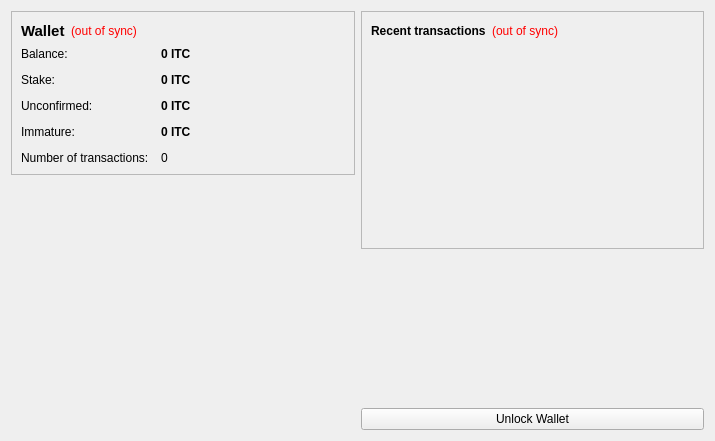
<?xml version="1.0" encoding="UTF-8"?>
<ui version="4.0">
 <class>OverviewPage</class>
 <widget class="QWidget" name="OverviewPage">
  <property name="geometry">
   <rect>
    <x>0</x>
    <y>0</y>
    <width>715</width>
    <height>441</height>
   </rect>
  </property>
  <property name="windowTitle">
   <string>Form</string>
  </property>
  <layout class="QHBoxLayout" name="horizontalLayout" stretch="1,1">
   <item>
    <layout class="QVBoxLayout" name="verticalLayout_2">
     <item>
      <widget class="QFrame" name="frame">
       <property name="frameShape">
        <enum>QFrame::StyledPanel</enum>
       </property>
       <property name="frameShadow">
        <enum>QFrame::Raised</enum>
       </property>
       <layout class="QVBoxLayout" name="verticalLayout_4">
        <item>
         <layout class="QHBoxLayout" name="horizontalLayout_4">
          <item>
           <widget class="QLabel" name="label_5">
            <property name="font">
             <font>
              <pointsize>11</pointsize>
              <weight>75</weight>
              <bold>true</bold>
             </font>
            </property>
            <property name="text">
             <string>Wallet</string>
            </property>
           </widget>
          </item>
          <item>
           <widget class="QLabel" name="labelWalletStatus">
            <property name="toolTip">
             <string>The displayed information may be out of date. Your wallet automatically synchronizes with the ETM network after a connection is established, but this process has not completed yet.</string>
            </property>
            <property name="styleSheet">
             <string notr="true">QLabel { color: red; }</string>
            </property>
            <property name="text">
             <string notr="true">(out of sync)</string>
            </property>
            <property name="alignment">
             <set>Qt::AlignLeading|Qt::AlignLeft|Qt::AlignVCenter</set>
            </property>
           </widget>
          </item>
          <item>
           <spacer name="horizontalSpacer_2">
            <property name="orientation">
             <enum>Qt::Horizontal</enum>
            </property>
            <property name="sizeHint" stdset="0">
             <size>
              <width>40</width>
              <height>20</height>
             </size>
            </property>
           </spacer>
          </item>
         </layout>
        </item>
        <item>
         <layout class="QFormLayout" name="formLayout_2">
          <property name="fieldGrowthPolicy">
           <enum>QFormLayout::AllNonFixedFieldsGrow</enum>
          </property>
          <property name="horizontalSpacing">
           <number>12</number>
          </property>
          <property name="verticalSpacing">
           <number>12</number>
          </property>
          <item row="0" column="0">
           <widget class="QLabel" name="label">
            <property name="text">
             <string>Balance:</string>
            </property>
           </widget>
          </item>
          <item row="0" column="1">
           <widget class="QLabel" name="labelBalance">
            <property name="font">
             <font>
              <weight>75</weight>
              <bold>true</bold>
             </font>
            </property>
            <property name="cursor">
             <cursorShape>IBeamCursor</cursorShape>
            </property>
            <property name="toolTip">
             <string>Your current balance</string>
            </property>
            <property name="text">
             <string notr="true">0 ITC</string>
            </property>
            <property name="textInteractionFlags">
             <set>Qt::LinksAccessibleByMouse|Qt::TextSelectableByKeyboard|Qt::TextSelectableByMouse</set>
            </property>
           </widget>
          </item>
          <item row="1" column="0">
           <widget class="QLabel" name="label_6">
            <property name="text">
             <string>Stake:</string>
            </property>
           </widget>
          </item>
          <item row="1" column="1">
           <widget class="QLabel" name="labelStake">
            <property name="font">
             <font>
              <weight>75</weight>
              <bold>true</bold>
             </font>
            </property>
            <property name="cursor">
             <cursorShape>IBeamCursor</cursorShape>
            </property>
            <property name="toolTip">
             <string>Total of coins that was staked, and do not yet count toward the current balance</string>
            </property>
            <property name="text">
             <string notr="true">0 ITC</string>
            </property>
            <property name="textInteractionFlags">
             <set>Qt::LinksAccessibleByMouse|Qt::TextSelectableByKeyboard|Qt::TextSelectableByMouse</set>
            </property>
           </widget>
          </item>
          <item row="2" column="0">
           <widget class="QLabel" name="label_3">
            <property name="text">
             <string>Unconfirmed:</string>
            </property>
           </widget>
          </item>
          <item row="2" column="1">
           <widget class="QLabel" name="labelUnconfirmed">
            <property name="font">
             <font>
              <weight>75</weight>
              <bold>true</bold>
             </font>
            </property>
            <property name="cursor">
             <cursorShape>IBeamCursor</cursorShape>
            </property>
            <property name="toolTip">
             <string>Total of transactions that have yet to be confirmed, and do not yet count toward the current balance</string>
            </property>
            <property name="text">
             <string notr="true">0 ITC</string>
            </property>
            <property name="textInteractionFlags">
             <set>Qt::LinksAccessibleByMouse|Qt::TextSelectableByKeyboard|Qt::TextSelectableByMouse</set>
            </property>
           </widget>
          </item>
          <item row="3" column="0">
           <widget class="QLabel" name="labelImmatureText">
            <property name="text">
             <string>Immature:</string>
            </property>
           </widget>
          </item>
          <item row="3" column="1">
           <widget class="QLabel" name="labelImmature">
            <property name="font">
             <font>
              <weight>75</weight>
              <bold>true</bold>
             </font>
            </property>
            <property name="toolTip">
             <string>Mined balance that has not yet matured</string>
            </property>
            <property name="text">
             <string notr="true">0 ITC</string>
            </property>
            <property name="textInteractionFlags">
             <set>Qt::LinksAccessibleByMouse|Qt::TextSelectableByKeyboard|Qt::TextSelectableByMouse</set>
            </property>
           </widget>
          </item>
          <item row="4" column="0">
           <widget class="QLabel" name="label_2">
            <property name="text">
             <string>Number of transactions:</string>
            </property>
           </widget>
          </item>
          <item row="4" column="1">
           <widget class="QLabel" name="labelNumTransactions">
            <property name="toolTip">
             <string>Total number of transactions in wallet</string>
            </property>
            <property name="text">
             <string notr="true">0</string>
            </property>
           </widget>
          </item>
         </layout>
        </item>
       </layout>
      </widget>
     </item>
     <item>
      <spacer name="verticalSpacer">
       <property name="orientation">
        <enum>Qt::Vertical</enum>
       </property>
       <property name="sizeHint" stdset="0">
        <size>
         <width>20</width>
         <height>40</height>
        </size>
       </property>
      </spacer>
     </item>
     <item>
      <widget class="QLabel" name="label_6">
       <property name="text">
        <string/>
       </property>
       <property name="pixmap">
        <pixmap resource="../bitcoin.qrc">:/images/backg</pixmap>
       </property>
       <property name="scaledContents">
        <bool>false</bool>
       </property>
       <property name="alignment">
        <set>Qt::AlignCenter</set>
       </property>
       <property name="margin">
        <number>-2</number>
       </property>
      </widget>
     </item>
    </layout>
   </item>
   <item>
    <layout class="QVBoxLayout" name="verticalLayout_3">
     <item>
      <widget class="QFrame" name="frame_2">
       <property name="frameShape">
        <enum>QFrame::StyledPanel</enum>
       </property>
       <property name="frameShadow">
        <enum>QFrame::Raised</enum>
       </property>
       <layout class="QVBoxLayout" name="verticalLayout">
        <item>
         <layout class="QHBoxLayout" name="horizontalLayout_2">
          <item>
           <widget class="QLabel" name="label_4">
            <property name="text">
             <string>&lt;b&gt;Recent transactions&lt;/b&gt;</string>
            </property>
           </widget>
          </item>
          <item>
           <widget class="QLabel" name="labelTransactionsStatus">
            <property name="toolTip">
             <string>The displayed information may be out of date. Your wallet automatically synchronizes with the ETM network after a connection is established, but this process has not completed yet.</string>
            </property>
            <property name="styleSheet">
             <string notr="true">QLabel { color: red; }</string>
            </property>
            <property name="text">
             <string notr="true">(out of sync)</string>
            </property>
            <property name="alignment">
             <set>Qt::AlignRight|Qt::AlignTrailing|Qt::AlignVCenter</set>
            </property>
           </widget>
          </item>
          <item>
           <spacer name="horizontalSpacer">
            <property name="orientation">
             <enum>Qt::Horizontal</enum>
            </property>
            <property name="sizeHint" stdset="0">
             <size>
              <width>40</width>
              <height>20</height>
             </size>
            </property>
           </spacer>
          </item>
         </layout>
        </item>
        <item>
         <widget class="QListView" name="listTransactions">
          <property name="styleSheet">
           <string notr="true">QListView { background: transparent; }</string>
          </property>
          <property name="frameShape">
           <enum>QFrame::NoFrame</enum>
          </property>
          <property name="verticalScrollBarPolicy">
           <enum>Qt::ScrollBarAlwaysOff</enum>
          </property>
          <property name="horizontalScrollBarPolicy">
           <enum>Qt::ScrollBarAlwaysOff</enum>
          </property>
          <property name="selectionMode">
           <enum>QAbstractItemView::NoSelection</enum>
          </property>
         </widget>
        </item>
       </layout>
      </widget>
     </item>
     <item>
      <spacer name="verticalSpacer_2">
       <property name="orientation">
        <enum>Qt::Vertical</enum>
       </property>
       <property name="sizeHint" stdset="0">
        <size>
         <width>20</width>
         <height>40</height>
        </size>
       </property>
      </spacer>
     </item>
     <item>
      <widget class="QPushButton" name="unlockWalletButton">
       <property name="text">
        <string>Unlock Wallet</string>
       </property>
      </widget>
     </item>
    </layout>
   </item>
  </layout>
 </widget>
 <resources>
  <include location="../bitcoin.qrc"/>
 </resources>
 <connections/>
</ui>
